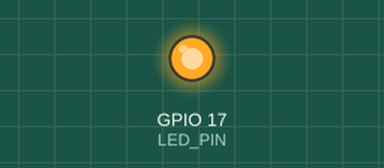
This program was run on a simulated Raspberry Pi (BCM pin numbers). Shown: output pins drawn as LEDs (lit = HIGH). What the program prints to the terminal is not drawn. At 3.0 s the program stops and its outputs stay as they are.

Above: at 0.6 s.
At 2.31 s:
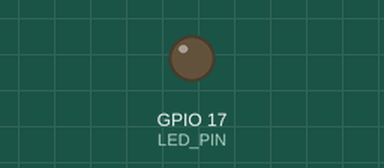
Timing chart, 0 to 3.0 s (numbered marks = the images above):
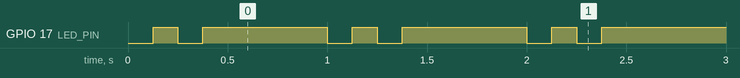

Measured:
- by itself, GPIO 17 (LED_PIN): repeats every 1.0 s: LOW 0.13 s, HIGH 0.63 s, LOW 0.13 s, HIGH 0.13 s, until it stays LOW from 3.0 s
- by itself, everything shown: repeats every 1.0 s, in 4 steps

The program:

gpio_led.py
```python
import RPi.GPIO as GPIO
import time

LED_PIN = 17
SEQUENCE = "10100000" * 3
BEAT = 0.125

def code():
  GPIO.setmode(GPIO.BCM)
  GPIO.setup(LED_PIN, GPIO.OUT)
  for state in SEQUENCE:
    to_set = GPIO.HIGH if state == "0" else GPIO.LOW
    GPIO.output(LED_PIN, int(to_set))
    time.sleep(BEAT)

def main():
  print("Running...")
  try:
    code()
  finally:
    print("Cleaning up...")
    GPIO.cleanup()
  print("Done.")

if __name__ == "__main__":
  main()
```
